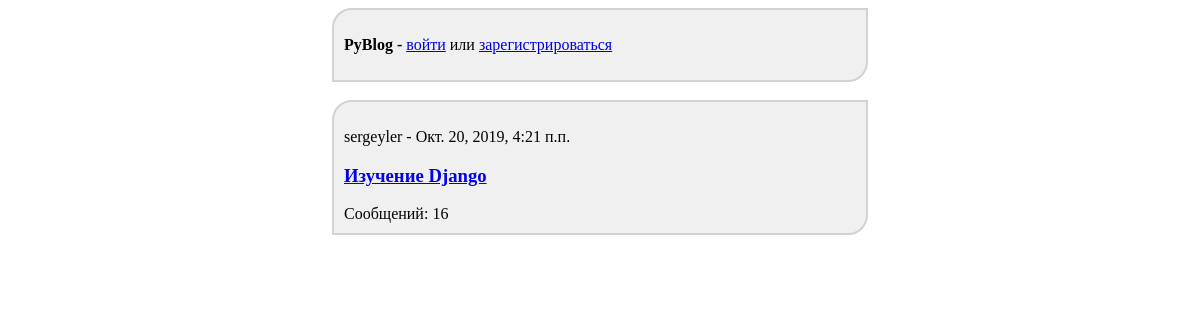
Before: /topic_list/ with the older database file.
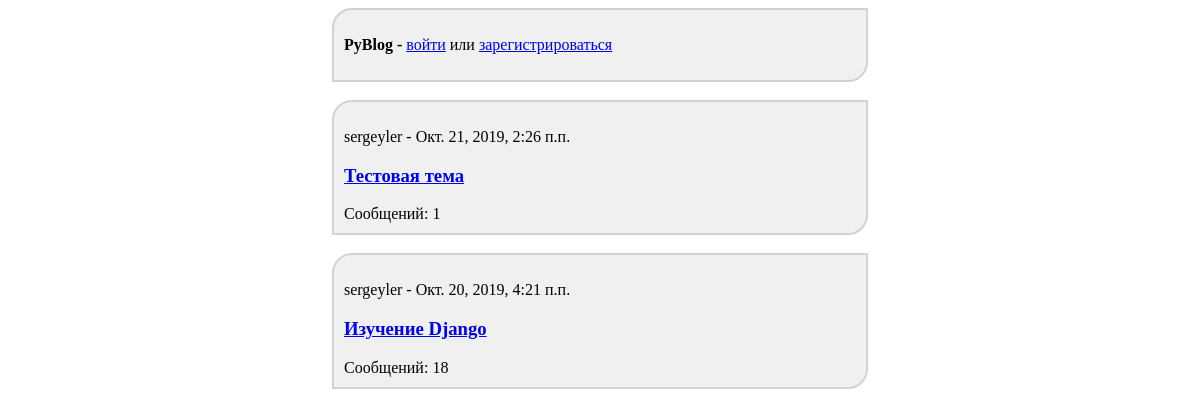
After: the same page with the newer database file.
### main/models.py (models this page shows, shortened)
class Topic(models.Model):
    title = CharField(max_length=128, verbose_name='Тема')
    published = DateTimeField(auto_now_add=True, verbose_name='Опубликовано')
    creator = ForeignKey(User, on_delete=models.CASCADE, verbose_name='Опубликовал')
    class Meta:
        verbose_name = 'Темы'
        verbose_name_plural = 'Темы'
        ordering = ['published']

### main/views.py (the view)
# urls.py: path('topic_list/', topic_list_controller, name='topic_list'),
def topic_list_controller(request):
    if request.method == 'POST' and request.user.is_authenticated:
        form = TopicForm(request.POST)
        if form.is_valid():
            new_topic = form.save(commit=False)
            new_topic.creator = request.user
            new_topic.save()
    topics = Topic.objects.order_by('-published')
    context = {'topics': topics}
    entry_counts = {}
    for tc in topics:
        entry_count = Entry.objects.filter(topic=tc).count()
        entry_counts[tc.pk] = entry_count
    context['entry_counts'] = entry_counts
    if request.user.is_authenticated:
        form = TopicForm()
        context['form'] = form
    return render(request, 'main/topic_list.html', context)

### main/templatetags/my_filters.py (called while the page is built)
def counts_getter(topic, entry_counts):
    return entry_counts[topic.pk]

### main/templates/main/topic_list.html (shortened to what this page needs)
{% extends 'layout/basic.html' %}
{% load my_filters %}
{% block header %}
    <div class="block">
        <p>
            <b>PyBlog - </b>
            {% if user.is_authenticated %}
                {{ user }} - <a href={% url 'logout' %}>выйти</a>
            {% else %}
                <a href="{% url 'login' %}">войти</a> или <a href={% url 'register' %}>зарегистрироваться</a>
            {% endif %}
        </p>
    </div>
    <br>
{% endblock %}
{% block content %}
    {% for topic in topics %}
        <div class='block'>
            <p>
                {{ topic.creator }} - {{ topic.published }}
            </p>
            <h3><a href="{% url 'entry_list' %}?topic_id={{ topic.pk }}"> {{ topic.title }}</a></h3>
            Сообщений: {{ topic|counts_getter:entry_counts }}
        </div>
        <br>
    {% empty %}
        <div class="block">
            <p>На форуме не создано ни одной темы</p>
        </div>
    {% endfor %}
{% endblock %}

Changed rows visible on the page:
added Topic: creator "sergeyler", published "Окт. 21, 2019, 2:26 п.п.", title "Тестовая тема", id "1"
computed for Topic "Изучение Django": id "16" → "18"
